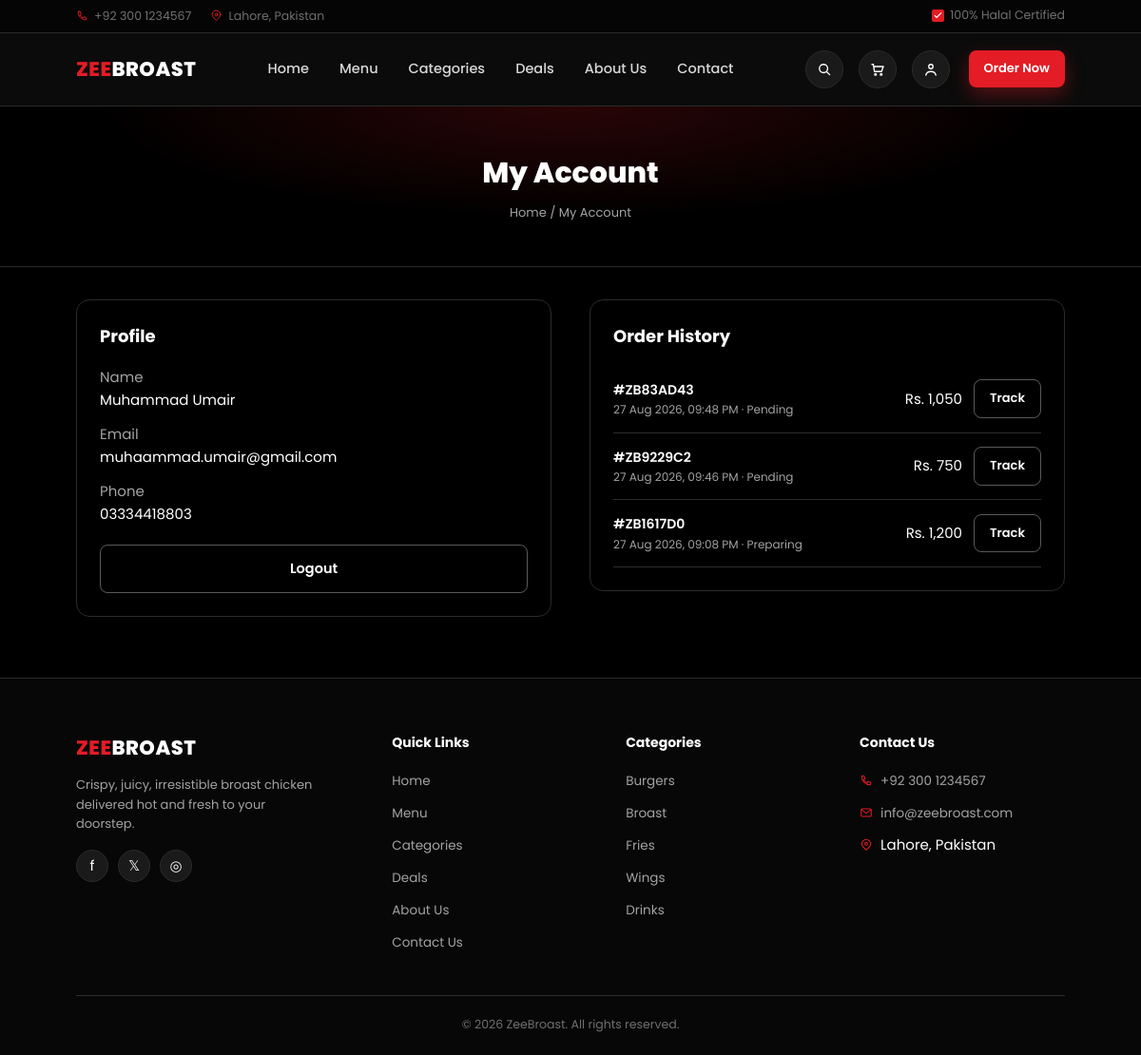
The app's page /account.php (signed in) with its own data.
### tables this page shows
CREATE TABLE `users` (
  `id` INT UNSIGNED NOT NULL AUTO_INCREMENT,
  `full_name` VARCHAR(150) NOT NULL,
  `email` VARCHAR(150) NOT NULL,
  `phone` VARCHAR(30) NULL,
  `password` VARCHAR(255) NOT NULL,
  `status` ENUM('active','blocked') NOT NULL DEFAULT 'active',
  `allow_referral_points` TINYINT(1) NOT NULL DEFAULT 0 COMMENT 'Admin-controlled: eligible to earn/redeem loyalty points',
  `created_at` TIMESTAMP NOT NULL DEFAULT CURRENT_TIMESTAMP,
  PRIMARY KEY (`id`),
  UNIQUE KEY `uq_user_email` (`email`)
);

CREATE TABLE `orders` (
  `id` INT UNSIGNED NOT NULL AUTO_INCREMENT,
  `order_code` VARCHAR(20) NOT NULL,
  `user_id` INT UNSIGNED NULL,
  `guest_name` VARCHAR(150) NULL,
  `guest_phone` VARCHAR(30) NULL,
  `guest_email` VARCHAR(150) NULL,
  `order_type` ENUM('delivery','takeaway') NOT NULL DEFAULT 'delivery',
  `house_no` VARCHAR(120) NULL,
  `street` VARCHAR(150) NULL,
  `city` VARCHAR(100) NULL,
  `delivery_instructions` VARCHAR(255) NULL,
  `delivery_time_option` ENUM('asap','scheduled') NOT NULL DEFAULT 'asap',
  `scheduled_time` DATETIME NULL,
  `payment_method` ENUM('cod','jazzcash','easypaisa','card') NOT NULL DEFAULT 'cod',
  `payment_status` ENUM('pending','paid','failed','refunded') NOT NULL DEFAULT 'pending',
  `subtotal` DECIMAL(10,2) NOT NULL DEFAULT 0,
  `delivery_fee` DECIMAL(10,2) NOT NULL DEFAULT 0,
  `discount` DECIMAL(10,2) NOT NULL DEFAULT 0,
  `coupon_code` VARCHAR(50) NULL,
  `total` DECIMAL(10,2) NOT NULL DEFAULT 0,
  `status` ENUM('pending','confirmed','preparing','on_the_way','delivered','cancelled') NOT NULL DEFAULT 'pending',
  `estimated_minutes` INT NOT NULL DEFAULT 30,
  `loyalty_points_earned` INT UNSIGNED NOT NULL DEFAULT 0,
  `loyalty_points_awarded` TINYINT(1) NOT NULL DEFAULT 0 COMMENT 'Guard: prevents awarding the same order twice',
  `loyalty_points_reversed` TINYINT(1) NOT NULL DEFAULT 0 COMMENT 'Guard: prevents reversing the same order twice',
  `loyalty_points_redeemed` INT UNSIGNED NOT NULL DEFAULT 0,
  `loyalty_discount` DECIMAL(10,2) NOT NULL DEFAULT 0,
  `loyalty_referral_triggered` TINYINT(1) NOT NULL DEFAULT 0 COMMENT 'Set when a referral code was applied, used to gate point earning for this order',
  `loyalty_referral_owner_id` INT UNSIGNED NULL COMMENT 'Customer who owns the referral code used on this order and who receives the earned points',
  `created_at` TIMESTAMP NOT NULL DEFAULT CURRENT_TIMESTAMP,
  `updated_at` TIMESTAMP NOT NULL DEFAULT CURRENT_TIMESTAMP ON UPDATE CURRENT_TIMESTAMP,
  PRIMARY KEY (`id`),
  UNIQUE KEY `uq_order_code` (`order_code`),
  KEY `fk_order_user` (`user_id`),
  CONSTRAINT `fk_order_user` FOREIGN KEY (`user_id`) REFERENCES `users` (`id`) ON DELETE SET NULL
);

CREATE TABLE `categories` (
  `id` INT UNSIGNED NOT NULL AUTO_INCREMENT,
  `name` VARCHAR(100) NOT NULL,
  `slug` VARCHAR(120) NOT NULL,
  `icon` VARCHAR(60) NULL COMMENT 'emoji or icon class used as visual placeholder',
  `image` VARCHAR(255) NULL,
  `sort_order` INT NOT NULL DEFAULT 0,
  `status` ENUM('active','inactive') NOT NULL DEFAULT 'active',
  `created_at` TIMESTAMP NOT NULL DEFAULT CURRENT_TIMESTAMP,
  PRIMARY KEY (`id`),
  UNIQUE KEY `uq_category_slug` (`slug`)
);

### includes/functions.php (called while the page is built, shortened)
<?php
function setting(string $key, $default = '')
{
    static $cache = null;
    if ($cache === null) {
        $cache = [];
        $stmt = db()->query('SELECT setting_key, setting_value FROM settings');
        foreach ($stmt->fetchAll() as $row) {
            $cache[$row['setting_key']] = $row['setting_value'];
        }
    }
    return $cache[$key] ?? $default;
}
function e(?string $value): string
{
    return htmlspecialchars($value ?? '', ENT_QUOTES, 'UTF-8');
}
function money($amount): string
{
    return setting('currency_symbol', 'Rs.') . ' ' . number_format((float)$amount);
}
function base_url(string $path = ''): string
{
    return BASE_URL . '/' . ltrim($path, '/');
}
function is_logged_in(): bool
{
    return !empty($_SESSION['user_id']);
}
function current_user(): ?array
{
    static $user = null;
    if ($user === null) {
        $stmt = db()->prepare('SELECT id, full_name, email, phone, allow_referral_points FROM users WHERE id = ?');
        $stmt->execute([$_SESSION['user_id']]);
        $user = $stmt->fetch() ?: null;
    }
    return $user;
}

### config/database.php (called while the page is built, shortened)
<?php
function db(): PDO
{
    static $pdo = null;
    if ($pdo === null) {
        $dsn = 'mysql:host=' . DB_HOST . ';dbname=' . DB_NAME . ';charset=' . DB_CHARSET;
        $options = [
            PDO::ATTR_ERRMODE            => PDO::ERRMODE_EXCEPTION,
            PDO::ATTR_DEFAULT_FETCH_MODE => PDO::FETCH_ASSOC,
            PDO::ATTR_EMULATE_PREPARES   => false,
        ];
        try {
            $pdo = new PDO($dsn, DB_USER, DB_PASS, $options);
        } catch (PDOException $e) {
            die('Database connection failed. Please try again later.');
        }
    }
    return $pdo;
}

### account.php (the view, shortened to what this page needs)
<?php
require_once __DIR__ . '/includes/header.php';
$user = current_user();
$orders = db()->prepare('SELECT * FROM orders WHERE user_id = ? ORDER BY created_at DESC LIMIT 20');
$orders->execute([$user['id']]);
$orders = $orders->fetchAll();
?>
<div class="page-header">
  <div class="container">
    <h1>My Account</h1>
    <div class="breadcrumb"><a href="<?= base_url('index.php') ?>">Home</a> / My Account</div>
  </div>
</div>
<div class="section">
  <div class="container">
    <div class="info-grid">
      <div class="flow-card">
        <h2 style="font-size:18px;font-weight:700;margin-bottom:16px">Profile</h2>
        <p class="muted">Name</p><p style="margin-bottom:12px"><?= e($user['full_name']) ?></p>
        <p class="muted">Email</p><p style="margin-bottom:12px"><?= e($user['email']) ?></p>
        <p class="muted">Phone</p><p style="margin-bottom:20px"><?= e($user['phone'] ?: '—') ?></p>
        <a href="<?= base_url('logout.php') ?>" class="btn btn-outline btn-block">Logout</a>
      </div>
      <div class="flow-card">
        <h2 style="font-size:18px;font-weight:700;margin-bottom:16px">Order History</h2>
        <?php if (empty($orders)): ?>
          <p class="muted">You haven't placed any orders yet.</p>
        <?php else: ?>
          <?php foreach ($orders as $o): ?>
          <div class="cart-line">
            <div class="info">
              <h4>#<?= e($o['order_code']) ?></h4>
              <p class="muted" style="font-size:12px"><?= e(date('d M Y, h:i A', strtotime($o['created_at']))) ?> · <?= e(ucfirst(str_replace('_', ' ', $o['status']))) ?></p>
            </div>
            <div class="price"><?= money($o['total']) ?></div>
            <a href="<?= base_url('track-order.php?code=' . urlencode($o['order_code'])) ?>" class="btn btn-outline btn-sm">Track</a>
          </div>
          <?php endforeach; ?>
        <?php endif; ?>
      </div>
    </div>
  </div>
</div>
<?php require_once __DIR__ . '/includes/footer.php'; ?>

### includes/footer.php (shortened to what this page needs)
<footer class="site-footer">
  <div class="container">
    <div class="footer-grid">
      <div class="footer-about">
        <a href="<?= base_url('index.php') ?>" class="logo">
          <?php if ($logo_url): ?>
            <img src="<?= e($logo_url) ?>" alt="<?= e(setting('site_name')) ?>" class="logo-image">
          <?php else: ?>
            <span><span class="zee">ZEE</span><span class="broast">BROAST</span></span>
          <?php endif; ?>
        </a>
        <p>Crispy, juicy, irresistible broast chicken delivered hot and fresh to your doorstep.</p>
        <div class="footer-social">
          <a href="<?= e(setting('facebook_url', '#')) ?>" title="Facebook">f</a>
          <a href="<?= e(setting('twitter_url', '#')) ?>" title="Twitter">𝕏</a>
          <a href="<?= e(setting('instagram_url', '#')) ?>" title="Instagram">◎</a>
        </div>
      </div>
      <div>
        <h4>Quick Links</h4>
        <ul>
          <li><a href="<?= base_url('index.php') ?>">Home</a></li>
          <li><a href="<?= base_url('menu.php') ?>">Menu</a></li>
          <li><a href="<?= base_url('category.php') ?>">Categories</a></li>
          <li><a href="<?= base_url('deals.php') ?>">Deals</a></li>
          <li><a href="<?= base_url('about.php') ?>">About Us</a></li>
          <li><a href="<?= base_url('contact.php') ?>">Contact Us</a></li>
        </ul>
      </div>
      <div>
        <h4>Categories</h4>
        <ul>
          <?php foreach (db()->query("SELECT name, slug FROM categories WHERE status='active' ORDER BY sort_order")->fetchAll() as $cat): ?>
          <li><a href="<?= base_url('category.php?slug=' . urlencode($cat['slug'])) ?>"><?= e($cat['name']) ?></a></li>
          <?php endforeach; ?>
        </ul>
      </div>
      <div>
        <h4>Contact Us</h4>
        <ul>
          <li><a href="tel:<?= e(setting('phone')) ?>"><span class="footer-contact-icon" aria-hidden="true"><svg viewBox="0 0 24 24"><path d="M5 4h3l2 5-2.5 1.5a12 12 0 0 0 6 6L15 14l5 2v3a1 1 0 0 1-1 1C10.7 20 4 13.3 4 5a1 1 0 0 1 1-1Z"></path></svg></span><?= e(setting('phone')) ?></a></li>
          <li><a href="mailto:<?= e(setting('email')) ?>"><span class="footer-contact-icon" aria-hidden="true"><svg viewBox="0 0 24 24"><rect x="3" y="5" width="18" height="14" rx="2"></rect><path d="m4 7 8 6 8-6"></path></svg></span><?= e(setting('email')) ?></a></li>
          <li><span class="footer-contact-line"><span class="footer-contact-icon" aria-hidden="true"><svg viewBox="0 0 24 24"><path d="M20 10c0 5-8 11-8 11S4 15 4 10a8 8 0 1 1 16 0Z"></path><circle cx="12" cy="10" r="2.5"></circle></svg></span><?= e(setting('address')) ?></span></li>
        </ul>
      </div>
    </div>
    <div class="footer-bottom">
      &copy; <?= date('Y') ?> <?= e(setting('site_name')) ?>. All rights reserved.
    </div>
  </div>
</footer>
</body>
</html>

### assets/css/style.css (style rules this page uses)
:root { --bg: #000000; --bg-alt: #000000; --card-bg: #1a1a1a; --card-bg-2: #1f1f1f; --border: #2b2b2b; --red: #e31c25; --red-dark: #b7141b; --red-glow: rgba(227, 28, 37, .35); --gold: #cba15a; --text: #ffffff; --text-muted: #a3a3a3; --text-faint: #707070; --radius: 14px; --radius-sm: 8px; --shadow: 0 10px 30px rgba(0, 0, 0, .45); --container: 90%; font-family: 'Poppins', -apple-system, Segoe UI, Roboto, Arial, sans-serif; }
* { box-sizing: border-box; margin: 0; padding: 0; }
html { scroll-behavior: smooth; }
body { background: #000000; color: var(--text); font-family: 'Poppins', -apple-system, Segoe UI, Roboto, Arial, sans-serif; font-size: 15px; line-height: 1.6; -webkit-font-smoothing: antialiased; }
a { text-decoration: none; color: inherit; }
ul { list-style: none; }
.container { width: 90%; max-width: var(--container); margin: 0 auto; padding: 0 20px; }
.section { padding: 34px 0; background: #000000; }
.btn { display: inline-flex; align-items: center; justify-content: center; gap: 8px; padding: 13px 28px; border-radius: 8px; font-weight: 600; font-size: 14.5px; border: none; cursor: pointer; transition: transform .15s ease, box-shadow .15s ease, background .15s ease; white-space: nowrap; }
.btn-outline { background: transparent; color: #fff; border: 1.5px solid rgba(255,255,255,.35); }
.btn-block { width: 100%; }
.btn-sm { padding: 9px 16px; font-size: 13px; }
.logo { display: flex; align-items: center; gap: 10px; font-weight: 800; font-size: 21px; letter-spacing: .5px; }
.logo .zee { color: var(--red); }
.logo .broast { color: #fff; }
.site-footer { background: #070707; border-top: 1px solid var(--border); padding: 56px 0 22px; margin-top: 30px; }
.footer-grid { display: grid; grid-template-columns: 1.4fr 1fr 1fr 1fr; gap: 30px; margin-bottom: 34px; }
.footer-grid h4 { font-size: 14px; font-weight: 700; margin-bottom: 16px; }
.footer-grid ul li { margin-bottom: 10px; }
.footer-grid ul li a { color: var(--text-muted); font-size: 13.5px; }
.footer-about p { color: var(--text-muted); font-size: 13px; margin-top: 12px; max-width: 260px; }
.footer-social { display: flex; gap: 10px; margin-top: 16px; }
.footer-social a { width: 34px; height: 34px; border-radius: 50%; background: var(--card-bg); border: 1px solid var(--border); display: flex; align-items: center; justify-content: center; }
.footer-bottom { border-top: 1px solid var(--border); padding-top: 20px; text-align: center; color: var(--text-faint); font-size: 12.5px; }
.page-header { padding: 46px 0; text-align: center; background: radial-gradient(ellipse 60% 100% at 50% 0%, rgba(227,28,37,.18), transparent 70%), var(--bg-alt); border-bottom: 1px solid var(--border); }
.page-header h1 { font-size: 30px; font-weight: 800; margin-bottom: 8px; }
.breadcrumb { color: var(--text-muted); font-size: 13px; }
.flow-card { background: black; border: 1px solid var(--border); border-radius: var(--radius); padding: 24px; }
.cart-line { display: flex; gap: 12px; align-items: center; padding: 14px 0; border-bottom: 1px solid var(--border); }
.cart-line .info { flex: 1; }
.cart-line .info h4 { font-size: 14px; font-weight: 600; }
.muted { color: var(--text-muted); }
.info-grid { display: grid; grid-template-columns: 1fr 1fr; gap: 40px; align-items: start; }
.footer-contact-icon { display: inline-flex; width: 15px; margin-right: 7px; color: var(--red); vertical-align: -2px; }
.footer-contact-icon svg { width: 14px; height: 14px; fill: none; stroke: currentColor; stroke-width: 1.8; stroke-linecap: round; stroke-linejoin: round; }
.footer-contact-line { display: inline-flex; align-items: center; }

### records on screen
users: full_name "Muhammad Umair", email "muhaammad.umair@gmail.com", phone "03334418803"
orders: order_code "ZB83AD43", created_at "27 Aug 2026, 09:48 PM", status "Pending", total "Rs. 1,050"
orders: order_code "ZB9229C2", created_at "27 Aug 2026, 09:46 PM", status "Pending", total "Rs. 750"
orders: order_code "ZB1617D0", created_at "27 Aug 2026, 09:08 PM", status "Preparing", total "Rs. 1,200"
categories: name "Burgers"
categories: name "Broast"
categories: name "Fries"
categories: name "Wings"
categories: name "Drinks"

### other values on screen
setting('phone') "+92 300 1234567"
setting('address') "Lahore, Pakistan"
setting('email') "info@zeebroast.com"
setting('site_name') "ZeeBroast"
